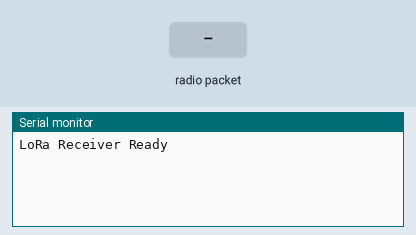
This sketch was run on a simulated Arduino Uno, built with avr-gcc and run on an emulated ATmega328P. Parts: the last lines printed to the serial monitor. Inputs (shaded band) come from the test bench. No radio packets arrive unless stated.

Above: at 1.2 s.
1.3 s: radio packet "1" arrives
At 1.8 s:
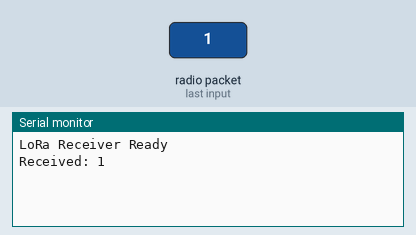
2.8 s: radio packet "0" arrives
At 4.0 s:
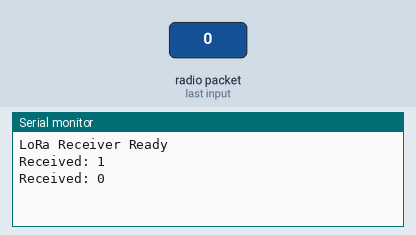
4.3 s: radio packet "2" arrives
At 5.3 s:
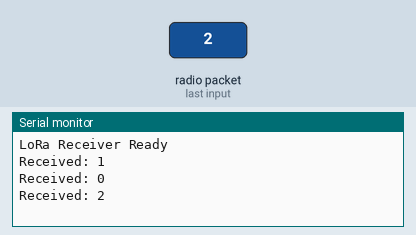

The sketch:

Receiver.ino
```cpp
#include <SPI.h>
#include <LoRa.h>

#define SS 18
#define RST 14
#define DIO0 26

void setup() {
  Serial.begin(9600);

  LoRa.setPins(SS, RST, DIO0);
  if (!LoRa.begin(433E6)) {
    Serial.println("LoRa Receiver failed");
    while (1);
  }

  Serial.println("LoRa Receiver Ready");
}

void loop() {
  int packetSize = LoRa.parsePacket();
  if (packetSize) {
    String incoming = "";
    while (LoRa.available()) {
      incoming += (char)LoRa.read();
    }
    Serial.println("Received: " + incoming);
  }
}
```

Measured:
- after the input at 1.3 s, the serial monitor: prints a new line at once (image 1)
- after the input at 2.8 s, the serial monitor: prints a new line at once (image 2)
- after the input at 4.3 s, the serial monitor: prints a new line at once (image 3)
